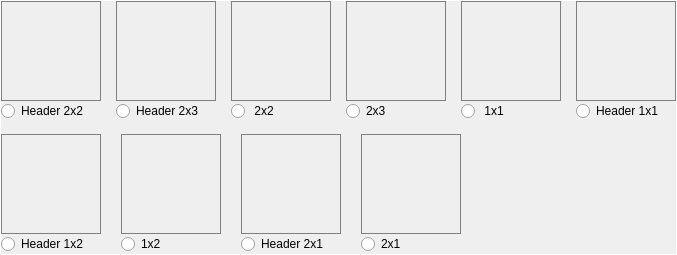
           <widget class="QGroupBox" name="groupBox_2">
            <property name="styleSheet">
             <string notr="true">QGroupBox {
               color: black;
               border: 1px solid rgb(255, 255, 255); 
              }</string>
            </property>
            <property name="title">
             <string/>
            </property>
            <layout class="QGridLayout" name="gridLayout_2">
             <property name="leftMargin">
              <number>0</number>
             </property>
             <property name="topMargin">
              <number>0</number>
             </property>
             <property name="rightMargin">
              <number>0</number>
             </property>
             <property name="bottomMargin">
              <number>0</number>
             </property>
             <property name="horizontalSpacing">
              <number>0</number>
             </property>
             <property name="verticalSpacing">
              <number>3</number>
             </property>
             <item row="0" column="0">
              <layout class="QHBoxLayout" name="horizontalLayout_8">
               <property name="spacing">
                <number>15</number>
               </property>
               <item>
                <layout class="QVBoxLayout" name="verticalLayout_7">
                 <property name="spacing">
                  <number>0</number>
                 </property>
                 <item>
                  <widget class="QLabel" name="H2x2Label">
                   <property name="sizePolicy">
                    <sizepolicy hsizetype="Fixed" vsizetype="Fixed">
                     <horstretch>0</horstretch>
                     <verstretch>0</verstretch>
                    </sizepolicy>
                   </property>
                   <property name="minimumSize">
                    <size>
                     <width>100</width>
                     <height>100</height>
                    </size>
                   </property>
                   <property name="maximumSize">
                    <size>
                     <width>100</width>
                     <height>100</height>
                    </size>
                   </property>
                   <property name="styleSheet">
                    <string notr="true">QLabel {
				border: 1px solid grey; 
              }</string>
                   </property>
                   <property name="text">
                    <string/>
                   </property>
                  </widget>
                 </item>
                 <item>
                  <widget class="QRadioButton" name="H2x2RButton">
                   <property name="text">
                    <string>Header 2x2</string>
                   </property>
                  </widget>
                 </item>
                </layout>
               </item>
               <item>
                <layout class="QVBoxLayout" name="verticalLayout_8">
                 <property name="spacing">
                  <number>0</number>
                 </property>
                 <item>
                  <widget class="QLabel" name="H2x3Label">
                   <property name="sizePolicy">
                    <sizepolicy hsizetype="Fixed" vsizetype="Fixed">
                     <horstretch>0</horstretch>
                     <verstretch>0</verstretch>
                    </sizepolicy>
                   </property>
                   <property name="minimumSize">
                    <size>
                     <width>100</width>
                     <height>100</height>
                    </size>
                   </property>
                   <property name="maximumSize">
                    <size>
                     <width>100</width>
                     <height>100</height>
                    </size>
                   </property>
                   <property name="styleSheet">
                    <string notr="true">QLabel {
				border: 1px solid grey; 
              }</string>
                   </property>
                   <property name="text">
                    <string/>
                   </property>
                  </widget>
                 </item>
                 <item>
                  <widget class="QRadioButton" name="H2x3RButton">
                   <property name="text">
                    <string>Header 2x3</string>
                   </property>
                  </widget>
                 </item>
                </layout>
               </item>
               <item>
                <layout class="QVBoxLayout" name="verticalLayout_9">
                 <property name="spacing">
                  <number>0</number>
                 </property>
                 <item>
                  <widget class="QLabel" name="Labe_2x2">
                   <property name="sizePolicy">
                    <sizepolicy hsizetype="Fixed" vsizetype="Fixed">
                     <horstretch>0</horstretch>
                     <verstretch>0</verstretch>
                    </sizepolicy>
                   </property>
                   <property name="minimumSize">
                    <size>
                     <width>100</width>
                     <height>100</height>
                    </size>
                   </property>
                   <property name="maximumSize">
                    <size>
                     <width>100</width>
                     <height>100</height>
                    </size>
                   </property>
                   <property name="styleSheet">
                    <string notr="true">QLabel {
				border: 1px solid grey; 
              }</string>
                   </property>
                   <property name="text">
                    <string/>
                   </property>
                  </widget>
                 </item>
                 <item>
                  <widget class="QRadioButton" name="RButton_2x2">
                   <property name="text">
                    <string> 2x2</string>
                   </property>
                  </widget>
                 </item>
                </layout>
               </item>
               <item>
                <layout class="QVBoxLayout" name="verticalLayout_10">
                 <property name="spacing">
                  <number>0</number>
                 </property>
                 <item>
                  <widget class="QLabel" name="Label_2x3">
                   <property name="sizePolicy">
                    <sizepolicy hsizetype="Fixed" vsizetype="Fixed">
                     <horstretch>0</horstretch>
                     <verstretch>0</verstretch>
                    </sizepolicy>
                   </property>
                   <property name="minimumSize">
                    <size>
                     <width>100</width>
                     <height>100</height>
                    </size>
                   </property>
                   <property name="maximumSize">
                    <size>
                     <width>100</width>
                     <height>100</height>
                    </size>
                   </property>
                   <property name="styleSheet">
                    <string notr="true">QLabel {
				border: 1px solid grey; 
              }</string>
                   </property>
                   <property name="text">
                    <string/>
                   </property>
                  </widget>
                 </item>
                 <item>
                  <widget class="QRadioButton" name="RButton_2x3">
                   <property name="text">
                    <string>2x3</string>
                   </property>
                  </widget>
                 </item>
                </layout>
               </item>
               <item>
                <layout class="QVBoxLayout" name="verticalLayout_11">
                 <property name="spacing">
                  <number>0</number>
                 </property>
                 <item>
                  <widget class="QLabel" name="Label_1x1">
                   <property name="sizePolicy">
                    <sizepolicy hsizetype="Fixed" vsizetype="Fixed">
                     <horstretch>0</horstretch>
                     <verstretch>0</verstretch>
                    </sizepolicy>
                   </property>
                   <property name="minimumSize">
                    <size>
                     <width>100</width>
                     <height>100</height>
                    </size>
                   </property>
                   <property name="maximumSize">
                    <size>
                     <width>100</width>
                     <height>100</height>
                    </size>
                   </property>
                   <property name="styleSheet">
                    <string notr="true">QLabel {
				border: 1px solid grey; 
              }</string>
                   </property>
                   <property name="text">
                    <string/>
                   </property>
                  </widget>
                 </item>
                 <item>
                  <widget class="QRadioButton" name="RButton_1x1">
                   <property name="text">
                    <string> 1x1</string>
                   </property>
                  </widget>
                 </item>
                </layout>
               </item>
               <item>
                <layout class="QVBoxLayout" name="verticalLayout_12">
                 <property name="spacing">
                  <number>0</number>
                 </property>
                 <item>
                  <widget class="QLabel" name="H1x1Label">
                   <property name="sizePolicy">
                    <sizepolicy hsizetype="Fixed" vsizetype="Fixed">
                     <horstretch>0</horstretch>
                     <verstretch>0</verstretch>
                    </sizepolicy>
                   </property>
                   <property name="minimumSize">
                    <size>
                     <width>100</width>
                     <height>100</height>
                    </size>
                   </property>
                   <property name="maximumSize">
                    <size>
                     <width>100</width>
                     <height>100</height>
                    </size>
                   </property>
                   <property name="styleSheet">
                    <string notr="true">QLabel {
				border: 1px solid grey; 
              }</string>
                   </property>
                   <property name="text">
                    <string/>
                   </property>
                  </widget>
                 </item>
                 <item>
                  <widget class="QRadioButton" name="H1x1RButton">
                   <property name="text">
                    <string>Header 1x1</string>
                   </property>
                  </widget>
                 </item>
                </layout>
               </item>
              </layout>
             </item>
             <item row="2" column="0">
              <layout class="QHBoxLayout" name="horizontalLayout_7">
               <property name="spacing">
                <number>20</number>
               </property>
               <item>
                <layout class="QVBoxLayout" name="verticalLayout_13">
                 <property name="spacing">
                  <number>0</number>
                 </property>
                 <item>
                  <widget class="QLabel" name="H1x2Label">
                   <property name="sizePolicy">
                    <sizepolicy hsizetype="Fixed" vsizetype="Fixed">
                     <horstretch>0</horstretch>
                     <verstretch>0</verstretch>
                    </sizepolicy>
                   </property>
                   <property name="minimumSize">
                    <size>
                     <width>100</width>
                     <height>100</height>
                    </size>
                   </property>
                   <property name="maximumSize">
                    <size>
                     <width>100</width>
                     <height>100</height>
                    </size>
                   </property>
                   <property name="styleSheet">
                    <string notr="true">QLabel {
				border: 1px solid grey; 
              }</string>
                   </property>
                   <property name="text">
                    <string/>
                   </property>
                  </widget>
                 </item>
                 <item>
                  <widget class="QRadioButton" name="H1x2RButton">
                   <property name="text">
                    <string>Header 1x2</string>
                   </property>
                  </widget>
                 </item>
                </layout>
               </item>
               <item>
                <layout class="QVBoxLayout" name="verticalLayout_14">
                 <property name="spacing">
                  <number>0</number>
                 </property>
                 <item>
                  <widget class="QLabel" name="Label_1x2">
                   <property name="sizePolicy">
                    <sizepolicy hsizetype="Fixed" vsizetype="Fixed">
                     <horstretch>0</horstretch>
                     <verstretch>0</verstretch>
                    </sizepolicy>
                   </property>
                   <property name="minimumSize">
                    <size>
                     <width>100</width>
                     <height>100</height>
                    </size>
                   </property>
                   <property name="maximumSize">
                    <size>
                     <width>100</width>
                     <height>100</height>
                    </size>
                   </property>
                   <property name="styleSheet">
                    <string notr="true">QLabel {
				border: 1px solid grey; 
              }</string>
                   </property>
                   <property name="text">
                    <string/>
                   </property>
                  </widget>
                 </item>
                 <item>
                  <widget class="QRadioButton" name="RButton_1x2">
                   <property name="text">
                    <string>1x2</string>
                   </property>
                  </widget>
                 </item>
                </layout>
               </item>
               <item>
                <layout class="QVBoxLayout" name="verticalLayout_15">
                 <property name="spacing">
                  <number>0</number>
                 </property>
                 <item>
                  <widget class="QLabel" name="H2x1Label">
                   <property name="sizePolicy">
                    <sizepolicy hsizetype="Fixed" vsizetype="Fixed">
                     <horstretch>0</horstretch>
                     <verstretch>0</verstretch>
                    </sizepolicy>
                   </property>
                   <property name="minimumSize">
                    <size>
                     <width>100</width>
                     <height>100</height>
                    </size>
                   </property>
                   <property name="maximumSize">
                    <size>
                     <width>100</width>
                     <height>100</height>
                    </size>
                   </property>
                   <property name="styleSheet">
                    <string notr="true">QLabel {
				border: 1px solid grey; 
              }</string>
                   </property>
                   <property name="text">
                    <string/>
                   </property>
                  </widget>
                 </item>
                 <item>
                  <widget class="QRadioButton" name="H2x1RButton">
                   <property name="text">
                    <string>Header 2x1</string>
                   </property>
                  </widget>
                 </item>
                </layout>
               </item>
               <item>
                <layout class="QVBoxLayout" name="verticalLayout_16">
                 <property name="spacing">
                  <number>0</number>
                 </property>
                 <item>
                  <widget class="QLabel" name="Label_2x1">
                   <property name="sizePolicy">
                    <sizepolicy hsizetype="Fixed" vsizetype="Fixed">
                     <horstretch>0</horstretch>
                     <verstretch>0</verstretch>
                    </sizepolicy>
                   </property>
                   <property name="minimumSize">
                    <size>
                     <width>100</width>
                     <height>100</height>
                    </size>
                   </property>
                   <property name="maximumSize">
                    <size>
                     <width>100</width>
                     <height>100</height>
                    </size>
                   </property>
                   <property name="styleSheet">
                    <string notr="true">QLabel {
				border: 1px solid grey; 
              }</string>
                   </property>
                   <property name="text">
                    <string/>
                   </property>
                  </widget>
                 </item>
                 <item>
                  <widget class="QRadioButton" name="RButton_2x1">
                   <property name="text">
                    <string>2x1</string>
                   </property>
                  </widget>
                 </item>
                </layout>
               </item>
               <item>
                <spacer name="horizontalSpacer_4">
                 <property name="orientation">
                  <enum>Qt::Horizontal</enum>
                 </property>
                 <property name="sizeHint" stdset="0">
                  <size>
                   <width>40</width>
                   <height>20</height>
                  </size>
                 </property>
                </spacer>
               </item>
              </layout>
             </item>
             <item row="1" column="0">
              <spacer name="verticalSpacer_4">
               <property name="orientation">
                <enum>Qt::Vertical</enum>
               </property>
               <property name="sizeType">
                <enum>QSizePolicy::Minimum</enum>
               </property>
               <property name="sizeHint" stdset="0">
                <size>
                 <width>20</width>
                 <height>10</height>
                </size>
               </property>
              </spacer>
             </item>
            </layout>
           </widget>
